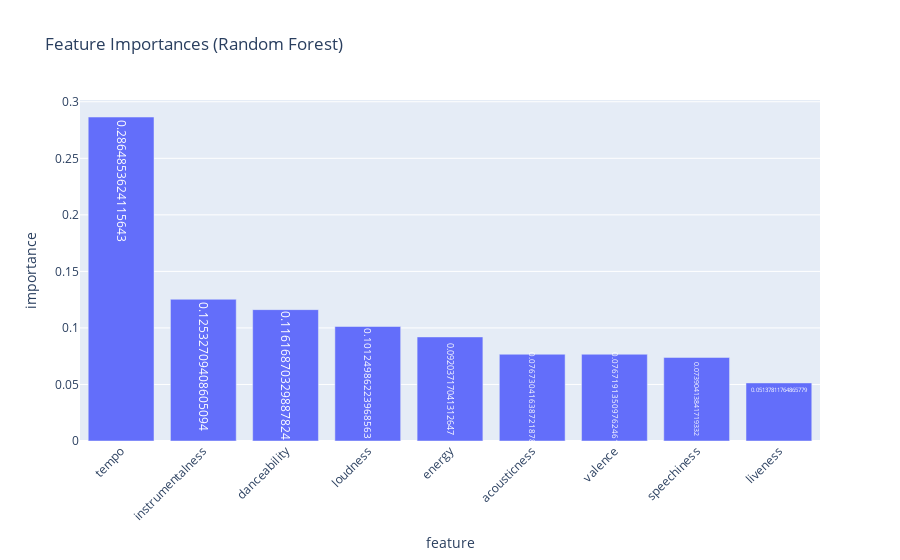

The code cell stored with this chart in its notebook:
### Markdown cell above
## 8. Feature Importances

### Code cell
# Cell 9 — Extract and plot feature importances
importances = clf.feature_importances_
feat_imp = pd.DataFrame({
    "feature": feature_cols,
    "importance": importances
}).sort_values("importance", ascending=False)

fig_imp = px.bar(
    feat_imp,
    x="feature",
    y="importance",
    title="Feature Importances (Random Forest)",
    text="importance"
)
fig_imp.update_layout(xaxis_tickangle=-45)
fig_imp.show()

### Figure 1 — Plotly figure (JSON) as saved in the notebook; plotly's stock layout.template omitted (floating-point values rounded to 4 significant figures)
{"data": [{"hovertemplate": "feature=%{x}<br>importance=%{text}<extra></extra>", "legendgroup": "", "marker": {"color": "#636efa", "pattern": {"shape": ""}}, "name": "", "orientation": "v", "showlegend": false, "text": [0.2865, 0.1253, 0.1162, 0.1012, 0.09204, 0.07673, 0.07672, 0.0739, 0.05138], "textposition": "auto", "type": "bar", "x": ["tempo", "instrumentalness", "danceability", "loudness", "energy", "acousticness", "valence", "speechiness", "liveness"], "xaxis": "x", "y": [0.2865, 0.1253, 0.1162, 0.1012, 0.09204, 0.07673, 0.07672, 0.0739, 0.05138], "yaxis": "y"}], "layout": {"barmode": "relative", "legend": {"tracegroupgap": 0}, "title": {"text": "Feature Importances (Random Forest)"}, "xaxis": {"anchor": "y", "domain": [0, 1], "tickangle": -45, "title": {"text": "feature"}}, "yaxis": {"anchor": "x", "domain": [0, 1], "title": {"text": "importance"}}}}
